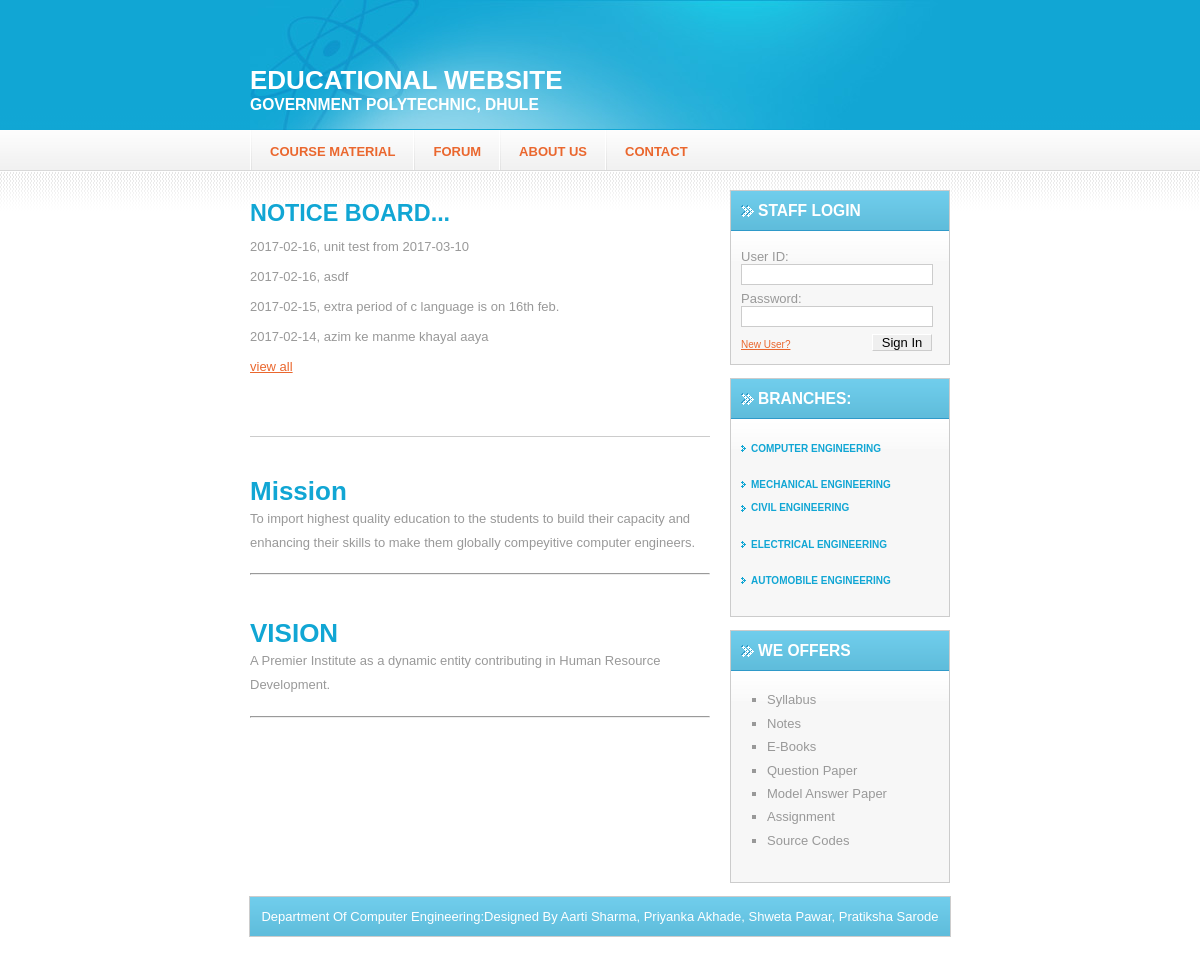
The page / on the database its author committed.
### tables this page shows
CREATE TABLE IF NOT EXISTS `notice` (
  `ndate` date NOT NULL,
  `notice_text` text NOT NULL,
  `srno` int(11) NOT NULL
);

### index.php (the view, shortened to what this page needs)
<!DOCTYPE html PUBLIC "-//W3C//DTD XHTML 1.0 Strict//EN" "http://www.w3.org/TR/xhtml1/DTD/xhtml1-strict.dtd">
<html xmlns="http://www.w3.org/1999/xhtml">
<head>
<link href="default.css" rel="stylesheet" type="text/css" />
</head>
<body>
<div id="header">
	<div id="logo">
		<h1><a href="#">EDUCATIONAL WEBSITE</a></h1>
		<h2><a href="#">Government polytechnic, Dhule</a></h2>
  </div>
</div>
<div id="menu">
	<ul>
        <li><a href="download.php" title="">Course Material</a></li>
        <li><a href="comment.php" title="">Forum</a></li>
        <li><a href="about.html" title="">About Us</a></li>
        <li><a href="contact.html" id="topmenu2" accesskey="2" title="">Contact</a></li>
	</ul>
</div>
<div id="content">
	<div id="main">
		<div id="welcome">
			<h2>NOTICE BOARD...</h2>
<?php
$cn=mysql_connect("localhost","root");
$sql="select * from notice order by ndate desc";
$result=mysql_query($sql,$cn);
$i=4;
while($i>=1)
{
$row=mysql_fetch_array($result);
echo "$row[0], $row[1]<br><br>";
$i=$i-1;
}
echo "<a href=noticedis.php> view all </a>";
?>
<p>&nbsp</p>
		</div>
		<div id="example">
			<h1>Mission</h1>
		  <p>To import highest quality education to the students to build their capacity and enhancing their skills to make them globally compeyitive computer engineers.</p><hr />
		  <blockquote>&nbsp;</blockquote>
		  <h1>VISION</h1>
			<p>A Premier Institute as a dynamic entity contributing in Human Resource Development.</p><hr />
	  </div>
  </div>
	<div id="sidebar">
		<div id="login" class="boxed">
			<h2 class="title">sTAFF LOGIN</h2>
			<div class="content">
				<form id="form1" method="post" action="login.php">
					<fieldset>
					<label for="inputtext1">User ID:</label>
					<input id="inputtext1" type="text" name="inputtext1" value="" />
					<label for="inputtext2">Password:</label>
					<input id="inputtext2" type="password" name="inputtext2" value="" />
					<input id="inputsubmit1" type="submit" name="inputsubmit1" value="Sign In" />
					<p><a href="admin.php">New User?</a></p>
					</fieldset>
				</form>
			</div>
		</div>
		<div id="updates" class="boxed">
			<h2 class="title">BRANCHES:</h2>
<div class="content">
				<ul>
					<li>
						<h3>COMPUTER ENGINEERING</h3>
					</li>
		        <h3>MECHANICAL ENGINEERING</h3>
		        	<li>
						<h3>CIVIL ENGINEERING</h3>
					</li>
					<li>
						<h3>ELECTRICAL ENGINEERING</h3>
					</li>
				<li>
						<h3>AUTOMOBILE ENGINEERING</h3>
					</li>
		        </ul>
          </div>
		</div>
		<div id="partners" class="boxed">
			<h2 class="title">we offers</h2>
			<div class="content">
				<ul>
					<li>Syllabus</li>
					<li>Notes</li>
					<li>E-Books</li>
					<li>Question Paper</li>
					<li>Model Answer Paper</li>
					<li>Assignment</li>
					<li>Source Codes</li>
				</ul>
			</div>
		</div>
	</div>
</div>
<div id="footer">
	<p id="legal">Department Of Computer Engineering:Designed By Aarti Sharma, Priyanka Akhade, Shweta Pawar, Pratiksha Sarode</p>
</div>
</body>
</html>

### default.css (style rules this page uses)
* { margin: 0; padding: 0; }
body { background: #FFFFFF url(images/img01.gif) repeat-x; font: normal small Arial, Helvetica, sans-serif; color: #999999; }
fieldset { border: none; }
h1, h2, h3 { margin: 0; color: #11A6D4; }
h2 { margin-bottom: .5em; font-size: 1.8em; }
h3 { margin-bottom: 1em; font-size: 1em; }
p, blockquote, ul, ol { margin-bottom: 1.5em; line-height: 1.8em; }
ul { margin-left: 2em; list-style: square; }
a { color: #EA672E; }
.boxed { margin-bottom: 1em; background: #F7F7F7 url(images/img07.gif) repeat-x; border: 1px solid #CCCCCC; }
.boxed .title { height: 29px; padding: 11px 0 0 27px; background: url(images/img08.gif) no-repeat 10px 50%; text-transform: uppercase; font-size: 1.2em; color: #FFFFFF; }
.boxed .content { padding: 10px; }
#header { width: 700px; height: 130px; margin: 0 auto; background: url(images/img02.jpg) no-repeat; }
#logo { float: left; padding: 65px 0 0 0; }
#logo h1 { text-transform: uppercase; font-size: 2em; }
#logo h2 { margin: 0; text-transform: uppercase; font-size: 1.2em; }
#logo a { text-decoration: none; color: #FFFFFF; }
#topmenu2 { background: url(images/img04.gif) no-repeat left center; }
#menu { width: 700px; height: 40px; margin: 0 auto; }
#menu ul { margin: 0; list-style: none; line-height: normal; }
#menu li { display: inline; }
#menu a { display: block; float: left; height: 26px; padding: 14px 18px 0 20px; background: url(images/img06.gif) no-repeat; text-transform: uppercase; text-decoration: none; font-weight: bold; }
#content { width: 700px; margin: 0 auto; padding: 20px 0; }
#main { float: left; width: 460px; }
#welcome { margin: 0 0 3em 0; padding: 10px 0 1.5em 0; border-bottom: 1px solid #CCCCCC; }
#sidebar { float: right; width: 220px; }
#login label { display: block; }
#login #inputtext1, #login #inputtext2 { width: 180px; margin-bottom: .5em; padding: 2px 5px; border: 1px solid #CCCCCC; font: normal small Arial, Helvetica, sans-serif; color: #999999; }
#login #inputsubmit1 { float: right; width: 60px; margin-right: 7px; border: 1px solid #CCCCCC; border-top-color: #FFFFFF; border-left-color: #FFFFFF; font: normal small Arial, Helvetica, sans-serif; }
#login p { margin: 0; padding-top: .2em; font-size: x-small; }
#updates ul { margin: 0; list-style: none; }
#updates li { margin-bottom: 1em; }
#updates h3 { margin: 0; padding: 0 0 0 10px; background: url(images/img09.gif) no-repeat left center; font-size: x-small; }
#footer { clear: both; width: 700px; margin: 0 auto 2em auto; background: #F7F7F7 url(images/img07.gif) repeat-x; border: 1px solid #CCCCCC; }
#legal { margin: 0; padding: 8px; text-align: center; color: #FFFFFF; }

### rows shown on the page
notice: ndate "2017-02-16", notice_text "unit test from 2017-03-10"
notice: ndate "2017-02-16", notice_text "asdf"
notice: ndate "2017-02-15", notice_text "extra period of c language is on 16th feb."
notice: ndate "2017-02-14", notice_text "azim ke manme khayal aaya"
